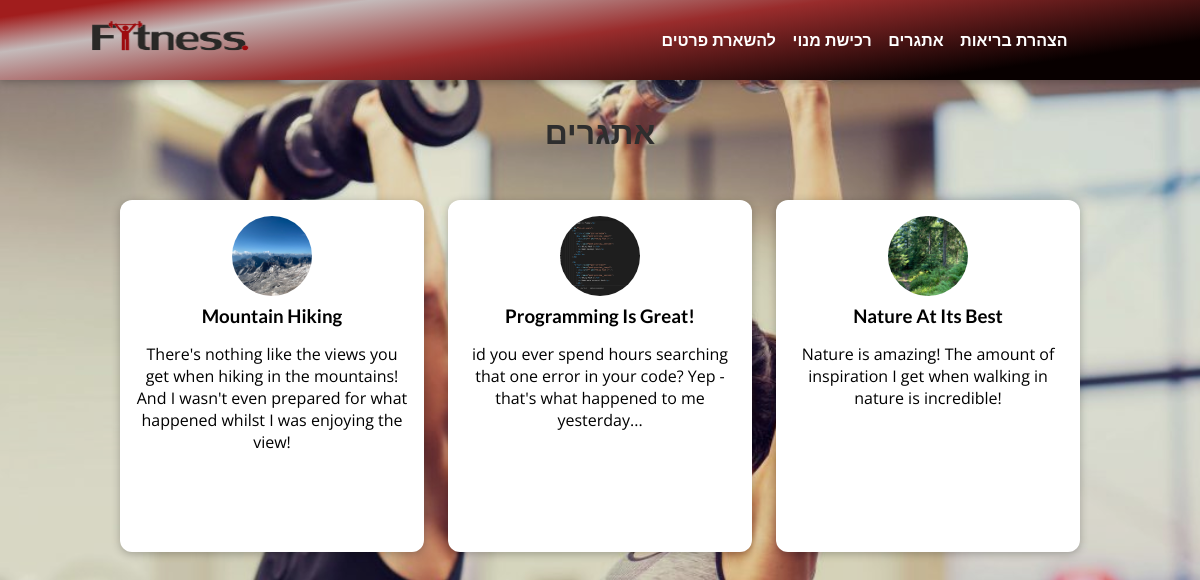
Page /posts on the earlier database version.
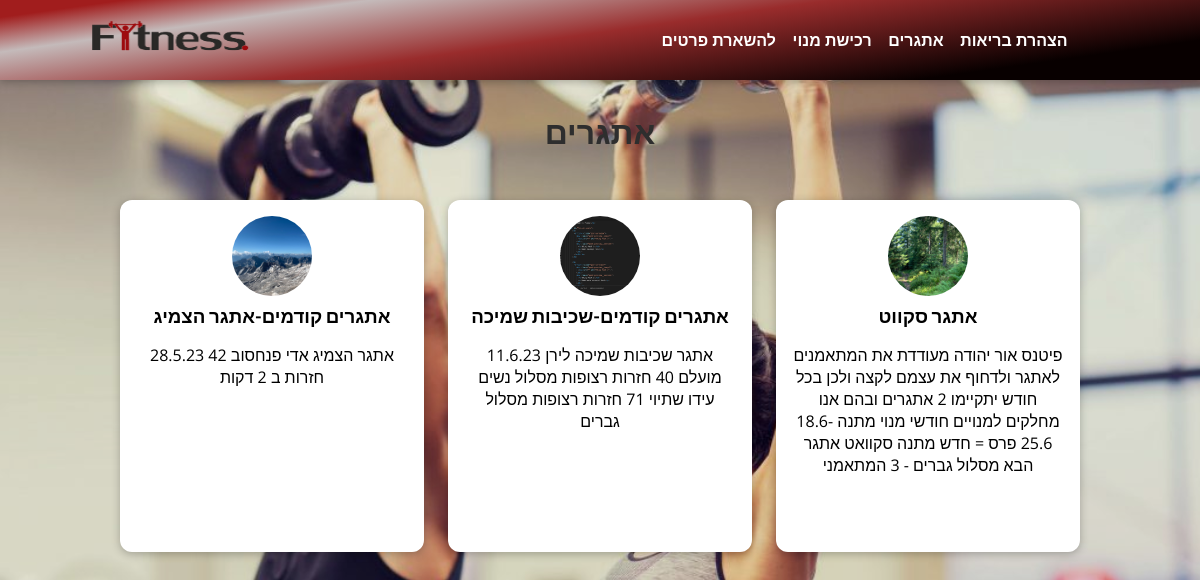
Same page on the later database version.
### blog/models.py (models this page shows, shortened)
class Post(models.Model):
    title = models.CharField(max_length=150)
    excerpt = models.CharField(max_length=200)
    image = models.ImageField(upload_to="post", null= True)
    date = models.DateField(auto_now=True)
    slug = models.SlugField(unique=True, db_index=True)
    content = models.TextField(validators=[MinLengthValidator(10)])
    author = models.ForeignKey(Author, on_delete=models.SET_NULL,null=True, related_name="posts")
    tags = models.ManyToManyField(Tag)

### blog/views.py (the view)
# urls.py: path("posts",views.AllPostsView.as_view(), name="post-page"),
class AllPostsView(ListView):
    template_name = "blog/all-posts.html"
    model = Post
    ordering = ["-date"]
    context_object_name = "all_posts"

### blog/templates/blog/all-posts.html (shortened to what this page needs)
{% extends 'base.html' %}
{% load static%}
{% block css_files %}
<link rel="stylesheet" href="{% static "blog/all-posts.css" %}">
<link rel="stylesheet" href="{% static "blog/post.css" %}">
{% endblock%}
{% block content%}
<section id="all-posts">
    <h2>אתגרים</h2>
    <ul>
        {% for post in all_posts %}
        {% include "blog/includes/post.html"%}
        {% endfor %}
    </ul>
</section>
{% endblock%}

### blog/templates/blog/includes/post.html
{% load static%}
<li>
    <article class="post">
        <a href="{% url "post-detail-page" post.slug %}">
            <img src="{{post.image.url}}" alt="{{post.title}}">
            <div class="post__content">
                <h3>{{post.title}}</h3>
                <p>{{post.excerpt}}</p>
            </div>
        </a>
    </article>
</li>

Differences in the rows shown:
changed Post: title "Mountain Hiking" → "אתגרים קודמים-אתגר הצמיג"; excerpt "There's nothing like the views you get when hiking in the mountains! And I wasn't even prepared for what happened whilst I was enjoying the view!" → "28.5.23 אתגר הצמיג אדי פנחסוב 42 חזרות ב 2 דקות"
changed Post: title "Programming Is Great!" → "אתגרים קודמים-שכיבות שמיכה"; excerpt "id you ever spend hours searching that one error in your code? Yep - that's what happened to me yesterday..." → "11.6.23 אתגר שכיבות שמיכה לירן מועלם 40 חזרות רצופות מסלול נשים עידו שתיוי 71 חזרות רצופות מסלול גברים"
changed Post: title "Nature At Its Best" → "אתגר סקווט"; excerpt "Nature is amazing! The amount of inspiration I get when walking in nature is incredible!" → "פיטנס אור יהודה מעודדת את המתאמנים לאתגר ולדחוף את עצמם לקצה ולכן בכל חודש יתקיימו 2 אתגרים ובהם אנו מחלקים למנויים חודשי מנוי מתנה 18.6-25.6 פרס = חדש מתנה סקוואט אתגר הבא מסלול גברים - 3 המתאמני"
